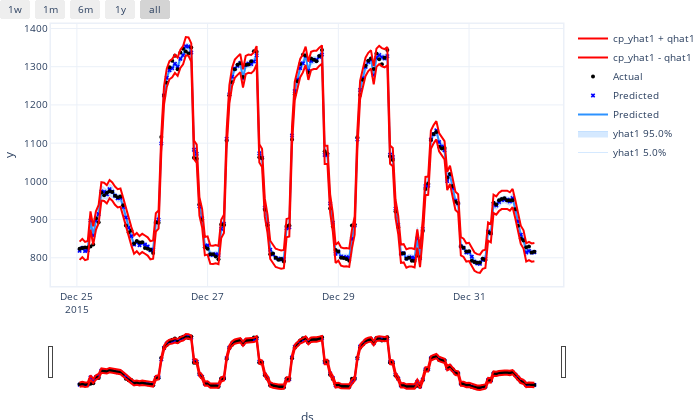

The notebook cell saved with this chart:
### Code cell
m2.conformal_plot(naive_forecast2[-cutoff:], plotting_backend="plotly")

### Figure 1 — Plotly figure (JSON) as saved in the notebook; plotly's stock layout.template omitted (floating-point values rounded to 4 significant figures; data arrays with more than 128 entries replaced by an {"elided": "..."} marker saying what was removed)
{"data": [{"fillcolor": "rgba(45, 146, 255, 0.2)", "line": {"color": "rgba(45, 146, 255, 0.2)", "width": 1}, "mode": "lines", "name": "yhat1 5.0%", "type": "scatter", "x": {"elided": "168 str values"}, "y": {"elided": "168 float values"}}, {"fill": "tonexty", "fillcolor": "rgba(45, 146, 255, 0.2)", "line": {"color": "rgba(45, 146, 255, 0.2)", "width": 1}, "mode": "lines", "name": "yhat1 95.0%", "type": "scatter", "x": {"elided": "168 str values"}, "y": {"elided": "168 float values"}}, {"line": {"color": "#2d92ff", "width": 2}, "mode": "lines", "name": "Predicted", "type": "scatter", "x": {"elided": "168 str values"}, "y": {"elided": "168 float values"}}, {"marker": {"color": "blue", "size": 4, "symbol": "x"}, "mode": "markers", "name": "Predicted", "type": "scatter", "x": {"elided": "168 str values"}, "y": {"elided": "168 float values"}}, {"marker": {"color": "black", "size": 4}, "mode": "markers", "name": "Actual", "type": "scatter", "x": {"elided": "168 str values"}, "y": {"elided": "168 float values"}}, {"line": {"color": "red"}, "mode": "lines", "name": "cp_yhat1 - qhat1", "type": "scatter", "x": {"elided": "168 str values"}, "y": {"elided": "168 float values"}}, {"line": {"color": "red"}, "mode": "lines", "name": "cp_yhat1 + qhat1", "type": "scatter", "x": {"elided": "168 str values"}, "y": {"elided": "168 float values"}}], "layout": {"autosize": true, "font": {"size": 10}, "height": 420, "hovermode": "x unified", "margin": {"b": 0, "l": 0, "pad": 0, "r": 10, "t": 10}, "showlegend": true, "title": {"font": {"size": 12}}, "width": 700, "xaxis": {"linewidth": 1.5, "mirror": true, "rangeselector": {"buttons": [{"count": 7, "label": "1w", "step": "day", "stepmode": "backward"}, {"count": 1, "label": "1m", "step": "month", "stepmode": "backward"}, {"count": 6, "label": "6m", "step": "month", "stepmode": "backward"}, {"count": 1, "label": "1y", "step": "year", "stepmode": "backward"}, {"step": "all"}]}, "rangeslider": {"visible": true}, "showline": true, "title": {"text": "ds"}, "type": "date"}, "yaxis": {"linewidth": 1.5, "mirror": true, "showline": true, "title": {"text": "y"}}}}
